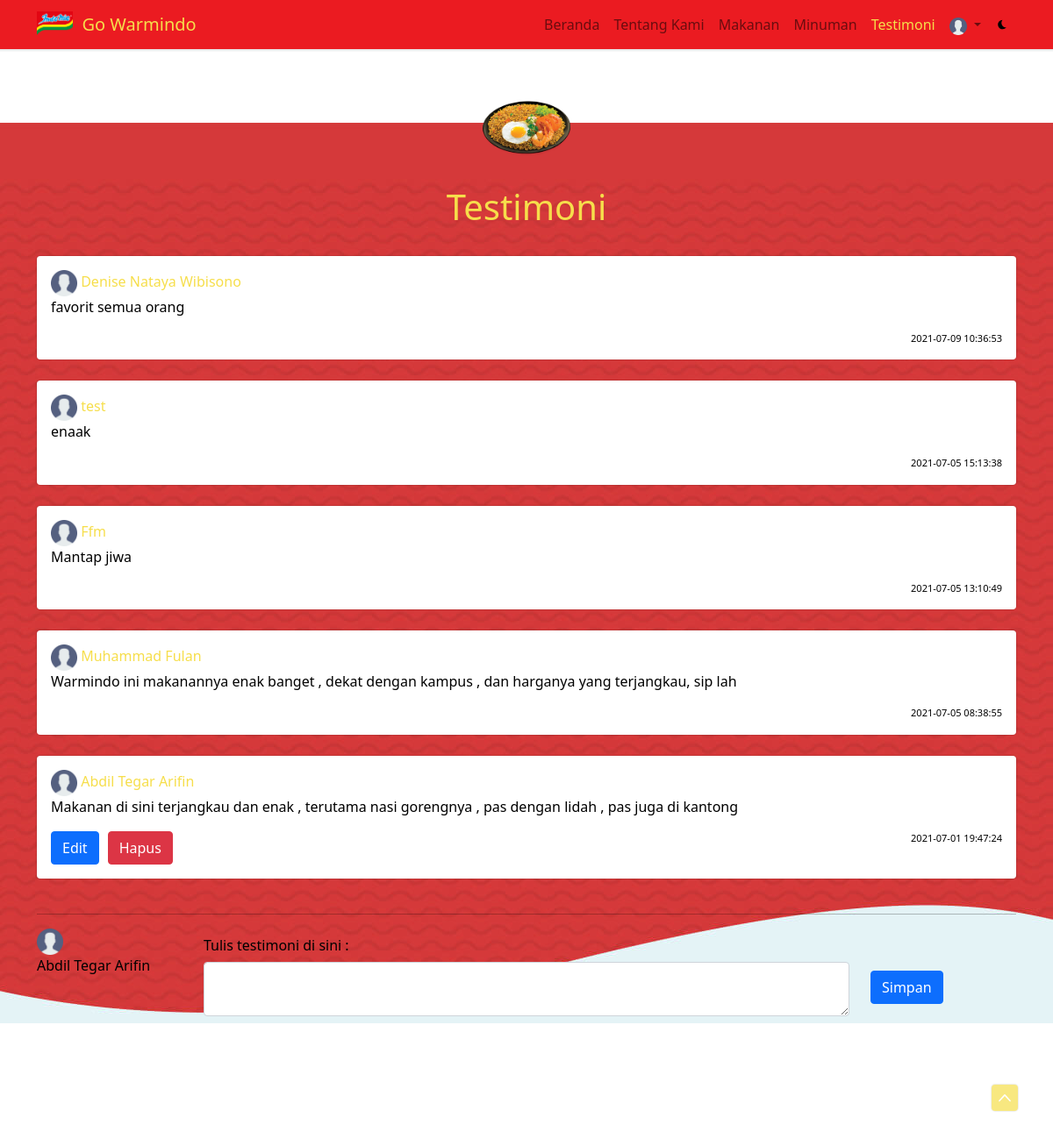
Page /testimoni/index.php (signed in) on the committed database.
### tables this page shows
CREATE TABLE `testimoni` (
  `id_testimoni` int(11) NOT NULL,
  `deskripsi` longtext NOT NULL,
  `id_user` int(11) NOT NULL,
  `waktu` datetime NOT NULL
);

CREATE TABLE `user` (
  `id_user` int(11) NOT NULL,
  `email` varchar(40) NOT NULL,
  `nama` varchar(50) NOT NULL,
  `password` varchar(50) NOT NULL,
  `role` int(1) NOT NULL DEFAULT 2
);

### library/testimoni.php (called while the page is built, shortened)
<?php
class testimoni{
    function getAll(){
        include 'config.php';
        $respon['total'] = 0;
        $respon['data'] = [];
        $query_testimoni = mysqli_query($koneksi, "SELECT t.*, u.nama FROM testimoni AS t LEFT JOIN user AS u ON t.id_user = u.id_user ORDER BY waktu DESC");
        if(mysqli_num_rows($query_testimoni) > 0){
            $respon['total'] = mysqli_num_rows($query_testimoni);
            $i = 0;
            while ($data_testimoni = mysqli_fetch_assoc($query_testimoni)){
                $respon['data'][$i] = $data_testimoni;
                $i++;
            }
        }
        return $respon;
    }
}
?>

### testimoni/partial_pengunjung.php (the view, shortened to what this page needs)
<div class="container">
    <div class="row">
        <div class="col-md-12 fade-in">
            <center>
                <img src="../images/logo.png" class="img-menu2" alt=""><br><br>
                <h1 class="text-green">Testimoni</h1>
            </center>
            <br>
            <?php
            $allTestimoni = $testimoni->getAll();
            $i = 0;
            foreach ($allTestimoni['data'] as $row){
                ?>
                <div class="row">
                    <div class="col-md-12">
                        <div class="card menu-card-light">
                            <div class="card-body">
                                <form action="." method="post">
                                    <img src="../images/149071.png" class="logo" alt="">
                                    <span class="text-green"><?php echo $row['nama']; ?></span>
                                    <p id="deskripsiTampil<?php echo $i; ?>"><?php echo $row['deskripsi'];?></p>
                                    <span class="small-info"><?php echo date("Y-m-d H:i:s", strtotime($row['waktu'])); ?></span>
                                    <?php
                                    if($_SESSION['user_id'] == $row['id_user']){
                                        ?>
                                        <button type="button" name="btnEdit" id="btnEdit<?php echo $i;?>" class="btn btn-primary" style="float:left;">Edit</button>
                                        <button type="button" name="btnDelete" id="btnDelete<?php echo $i;?>" class="btn btn-danger" style="float:left;margin-left:10px;" data-toggle="modal" data-target="#modaldeletetestimoni" data-id_testimoni="<?php echo $row['id_testimoni']; ?>">Hapus</button>
                                        <?php
                                    }
                                    ?>
                                </form>
                            </div>
                        </div>
                    </div>
                </div>
                <br>
                <?php
                $i++;
            }
            ?>
            <hr>
            <form action="." method="post">
                <div class="row">
                    <div class="col-md-2">
                        <img src="../images/149071.png" class="logo" alt="">
                        <p> <?php echo $_SESSION['user_nama']; ?></p>
                    </div>
                    <div class="col-md-8">
                        <div class="form-group">
                            <label for="deskripsi-create" class="col-form-label">Tulis testimoni di sini :</label>
                            <textarea name="deskripsi" class="form-control" id="deskripsi-create"></textarea>
                        </div>
                        <br>
                    </div>
                    <div class="col-md-2">
                    <br><br>
                        <div class="form-group">
                            <button type="submit" name="btnCreate" class="btn btn-primary">Simpan</button>
                        </div>
                    </div>
                </div>
            </form>
        </div>
    </div>
</div>

### css/style.css (style rules this page uses)
body { margin: 0px; padding: 0px; }
.body-light { background: url('../images/home-banner.jpg') center center no-repeat fixed; color: black; transition: 0.5s; -moz-transition: 0.5s; -webkit-transition: 0.5s; -o-transition: 0.5s; }
.text-green { color: #F6DE4B !important; }
.img-menu2 { width:100px; }
.logo { height:30px; }
.menu-card-light { background-color: #fff !important; color: black !important; box-shadow: 0px 0px 1px 1px rgba(0,0,0,0.1); border: 0px; transition: 0.5s; -moz-transition: 0.5s; -webkit-transition: 0.5s; -o-transition: 0.5s; }
.card-body { text-align: left; }
.fade-in { margin-top: 0px; transition: 0.5s; -moz-transition: 0.5s; -webkit-transition: 0.5s; -o-transition: 0.5s; animation: fadeIn; animation-duration: 0.5s; }
.small-info { font-size:11px; float:right; }

### rows in the picture
testimoni: id_user.nama "Denise Nataya Wibisono", deskripsi "favorit semua orang", waktu "2021-07-09 10:36:53"
testimoni: id_user.nama "test", deskripsi "enaak", waktu "2021-07-05 15:13:38"
testimoni: id_user.nama "Ffm", deskripsi "Mantap jiwa", waktu "2021-07-05 13:10:49"
testimoni: id_user.nama "Muhammad Fulan", deskripsi "Warmindo ini makanannya enak banget , dekat dengan kampus , dan harganya yang terjangkau, sip lah", waktu "2021-07-05 08:38:55"
testimoni: id_user.nama "Abdil Tegar Arifin", deskripsi "Makanan di sini terjangkau dan enak , terutama nasi gorengnya , pas dengan lidah , pas juga di kantong", waktu "2021-07-01 19:47:24"

### other values in the picture
$_SESSION['user_nama'] "Abdil Tegar Arifin"
